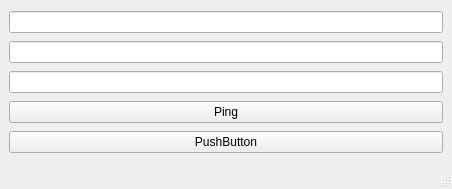
<?xml version="1.0" encoding="UTF-8"?>
<ui version="4.0">
 <class>MainWindow</class>
 <widget class="QMainWindow" name="MainWindow">
  <property name="geometry">
   <rect>
    <x>0</x>
    <y>0</y>
    <width>452</width>
    <height>189</height>
   </rect>
  </property>
  <property name="windowTitle">
   <string>MainWindow</string>
  </property>
  <widget class="QWidget" name="centralwidget">
   <layout class="QVBoxLayout" name="verticalLayout">
    <item>
     <widget class="QLineEdit" name="lineEdit"/>
    </item>
    <item>
     <widget class="QLineEdit" name="lineEdit_2"/>
    </item>
    <item>
     <widget class="QLineEdit" name="lineEdit_3"/>
    </item>
    <item>
     <widget class="QPushButton" name="pbPing">
      <property name="text">
       <string>Ping</string>
      </property>
     </widget>
    </item>
    <item>
     <widget class="QPushButton" name="pushButton_2">
      <property name="text">
       <string>PushButton</string>
      </property>
     </widget>
    </item>
   </layout>
  </widget>
  <widget class="QMenuBar" name="menubar">
   <property name="geometry">
    <rect>
     <x>0</x>
     <y>0</y>
     <width>452</width>
     <height>21</height>
    </rect>
   </property>
  </widget>
  <widget class="QStatusBar" name="statusbar"/>
 </widget>
 <resources/>
 <connections/>
</ui>
